Frame 1 (no input): blank canvas, image omitted
Frame 60 (the mouse pressed at the canvas centre just before this capture): blank canvas, image omitted
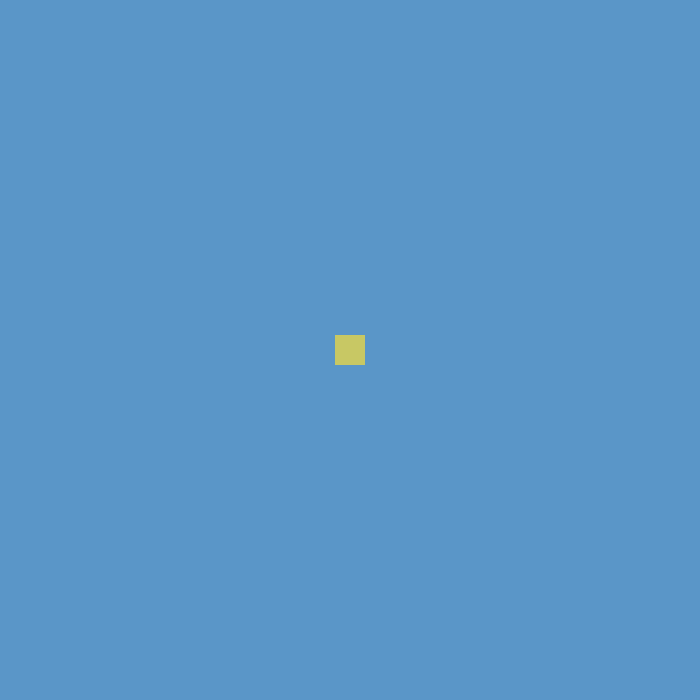
Frame 120 (the mouse held since frame 60 and released just before this capture)

The Processing sketch whose frames 1 and 60 were blank and that drew this single picture after the mouse press (run headless with seeded random() and noise(); from frame 60 on, the mouse is pressed at the canvas centre):

// Processing sketch: es1
// ── es1.pde
ArrayList<Stain> stain;
Sponge s;

void setup(){
  size(700, 700);

  stain = new ArrayList<Stain>();
  s = new Sponge();
}

void draw(){
  background(90, 150, 200);
  for(Stain st:stain){
    s.absorb(st);
    st.run();
    
    if(s.absorb(st)){
      st.delete();
    }
  }
  s.run();
}
  
void keyPressed(){
    if(key == 'S' || key == 's'){
      stain.add(new Stain(int(random(50,650)), -30, int(random(10,50)), color( int(random(255)), int(random(255)), int(random(255)))));
    }
    if(key == 'G' || key == 'g'){
      setup();
    }
    if(key == 'R' || key == 'r'){
      s = new Sponge(30);
    }
}

// ── Stain.pde
class Stain{
  int posx, posy, D;
  color c;
  
  Stain(int x, int y, int D, color C){
  this.posx = x;
  this.posy = y;
  this.D = D;
  this.c = C;
  }
  
  void display(){
    fill(c);
    noStroke();
    ellipse(posx, posy, D, D);
  }
  
  void move(){
    posx += int(random(-1, 1));
    posy += int(random(0, 4));
  }
  
  void run(){
    move();
    display();
  }
  
  void delete(){
    posx-=width*2;
    posy = height;
  }
}

// ── sponge.pde
class Sponge{
  int posx, posy, L = 30;  //L = lato della spugna
  color c = color(200, 200, 100);
  
  Sponge(){

  }
  
  Sponge(int l){
    this.L = l;
  }
  //crea una spugna di forma quadrata senza bordi
  void display(){
    fill(c);
    noStroke();
    rectMode(CENTER);
    rect(posx, posy, L, L);
  }
  
  void move(){
    posx = mouseX;
    posy = mouseY;
  }
  //se la spugna ricopre la macchia la assorbe ed aumenta la sua grandezza cambiando colore
  boolean absorb(Stain s){
    if(dist(mouseX, mouseY, s.posx, s.posy) < L/2){
      L += (s.D/2);
      float r, g, b;
      r = (red(c) + red(s.c))/2;
      g = (green(c) + green(s.c))/2;
      b = (blue(c) + blue(s.c))/2;
      
      this.c = color(r, g, b);
      return true;
    }
    return false;
  }
  
  void run(){
    display();
    move();
  }
}
